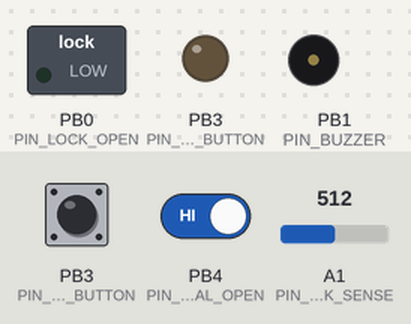
The sketch below on a simulated ATtiny85, built with avr-gcc and run on an emulated ATtiny85. Shown: switched loads named in the sketch (green lamp = pin HIGH), output pins drawn as LEDs (lit = HIGH), buzzer (waves = sounding). Inputs (shaded band) come from the test bench; at power-on: PB3 (PIN_LED_PGM_BUTTON) LOW, PB4 (PIN_MANUAL_OPEN) HIGH, A1 (PIN_ANALOG_KNOCK_SENSE) = 512. EEPROM starts erased.

Above: at 1.7 s.
1.8 s: PB3 (PIN_LED_PGM_BUTTON) pulled HIGH for 0.15 s
At 2.94 s:
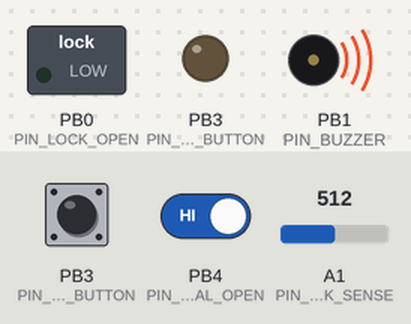
4.5 s: PB3 (PIN_LED_PGM_BUTTON) pulled HIGH for 3.2 s
Timing chart, 0 to 5.5 s (numbered marks = the images above; inputs shaded):
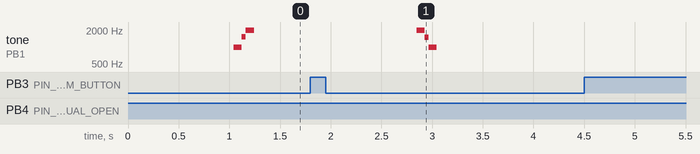

The sketch:

SECRET_KNOCK.ino
```cpp
#include <EEPROM.h>


#define PIN_MANUAL_OPEN 4             //PIN 3 on ATTINY85
#define PIN_LED_PGM_BUTTON  3        //PIN 2 on ATTINY85    BUTTON AND SWITCH ON SAME IO/ DRIVE LWO TO LIT LED, AND INPUT PULLUP TO SEE IF BTN IS PRESSED
#define PIN_ANALOG_KNOCK_SENSE  A1  //PIN 7 on ATTINY85
#define PIN_BUZZER    1             // PB1 //PIN 6 on ATTINY85
#define PIN_LOCK_OPEN 0             ////PIN 5 on ATTINY85

#define ATTEMPTS_BEFORE_LOCKOUT 10
#define LOCKOUT_DURATION 60
#define PROGRAM_BUTTON_DEBOUNCE 1000 ///DEBOUNCE PROGRAMING BUTTON
#define MANUAL_OPEN_DEBOUNCE 100   //FILTER NOISE ON MANUAL OPENER PIN
#define EEPROM_CHECKSUM 123        //CHECKSUM TO NOW IF EEPROM DATA IS VALID

#define THRESHOLD 3                // Minimum signal from the piezo to register as a knock. Higher = less sensitive. Typical values 1 - 10
#define REJECT_VALUE  25          // If an individual knock is off by this percentage of a knock we don't unlock. Typical values 10-30
#define AVG_REJECT_VALUE 15       // If the average timing of all the knocks is off by this percent we don't unlock. Typical values 5-20
#define KNOCK_FADE_TIME  150      // Milliseconds we allow a knock to fade before we listen for another one. (Debounce timer.)
#define OPEN_HOLD_TIME 100        // Milliseconds that we operate the lock solenoid latch before releasing it.
#define MAXIMUM_KNOCKS  20        // Maximum number of knocks to listen for.
#define KNOCK_COMPLEATE  1200     // Longest time to wait for a knock before we assume that it's finished. (milliseconds)


////TONES
#define CHIRP_1KHZ 500  ///TO GENERATE 1KHZ TONE USING CHIRP FUNCTION
#define CHIRP_2KHZ 250  ///TO GENERATE 2KHZ TONE USING CHIRP FUNCTION
#define CHIRP_4KHZ 125  ///TO GENERATE 4KHZ TONE USING CHIRP FUNCTION

bool ledStatus = false; ////IF LED SHOULD BE ON OR OFF FOR MULTIPLEXING BUTTON AND LED ON THE SAME PIN
bool actuated = false;  ////if door lock is currently actuated

uint8_t wrongAttempts = 0; //LOGIN ATTEMPTS FOR LOCKOUT

byte secretCode[MAXIMUM_KNOCKS] = {50, 25, 25, 50, 100, 50, 0, 0, 0, 0, 0, 0, 0, 0, 0, 0, 0, 0, 0, 0};  // Initial setup: "Shave and a Hair Cut, two bits."
int knockReadings[MAXIMUM_KNOCKS];    // When someone knocks this array fills with the delays between knocks.
int knockSensorValue = 0;            // Last reading of the knock sensor.
boolean programModeActive = false;   // True if we're trying to program a new knock.
unsigned long previousMillisManualOpen = 0;     //for debouncind manual  open input
unsigned long previousMillisProgramButton = 0;     //for debouncind programing button input
unsigned long prewMillisSeconds = 0; //for counting seconds for lockout
uint16_t lockoutSecs = 0; ///seconds remaining in lockout 0-non locked

void setup() {
  ///SETUP IO
  pinMode(PIN_MANUAL_OPEN, INPUT_PULLUP); ///ACTIVE LOW SIGNAL FOR MANUALLY OPEN THE DOOR
  pinMode(PIN_BUZZER, OUTPUT);            ///BUZZER PWM PIN
  pinMode(PIN_LED_PGM_BUTTON, INPUT);////BUTTON AND SWITCH ON SAME IO/ DRIVE LWO TO LIT LED, AND INPUT PULLUP TO SEE IF BTN IS PRESSED
  pinMode(PIN_LOCK_OPEN, OUTPUT);           ////ACTIVE HIGH TO ACTUATE THE DOOR LOCK
  digitalWrite(PIN_BUZZER, LOW);  ///BUZZER OFF
  digitalWrite(PIN_LOCK_OPEN, LOW);  ///LOCK OFF
  loadFromEeprom();   // Load the secret knock (if any) from EEPROM.
  delay(500);          // This delay is here because the solenoid lock returning to place can otherwise trigger and inadvertent knock.
}
void loop() {
  importtantToLoop(); ////CHECKING PROGRAMMING BUTTON AND DOOR OPENING BUTTON REGARDLES OF THE KNOCKING

  // Listen for any knock at all.
  knockSensorValue = analogRead(PIN_ANALOG_KNOCK_SENSE);

  if (knockSensorValue >= THRESHOLD && (lockoutSecs == 0 || programModeActive)) {
    LedWrite(!programModeActive);//BLINK THE LED
    knockDelay();
    LedWrite(programModeActive);//UNBLINK THE LED
    listenToSecretKnock();           // We have our first knock. Go and see what other knocks are in store...
  }


}

// Records the timing of knocks.
void listenToSecretKnock() {
  // First reset the listening array.
  for (int i = 0; i < MAXIMUM_KNOCKS; i++) {
    knockReadings[i] = 0;
  }

  int currentKnockNumber = 0;               // Position counter for the array.
  int startTime = millis();                 // Reference for when this knock started.
  int now = millis();

  do {                                      // Listen for the next knock or wait for it to timeout.
    knockSensorValue = analogRead(PIN_ANALOG_KNOCK_SENSE);
    if (knockSensorValue >= THRESHOLD) {                  // Here's another knock. Save the time between knocks.
      now = millis();
      knockReadings[currentKnockNumber] = now - startTime;
      currentKnockNumber ++;
      startTime = now;

      LedWrite(!programModeActive);//BLINK THE LED
      knockDelay();
      LedWrite(programModeActive);//UNBLINK THE LED
    }

    now = millis();

    // Stop listening if there are too many knocks or there is too much time between knocks.
  } while ((now - startTime < KNOCK_COMPLEATE) && (currentKnockNumber < MAXIMUM_KNOCKS));

  //we've got our knock recorded, lets see if it's valid
  if (!programModeActive) {          // Only do this if we're not recording a new knock.
    if (validateKnock()) {
      doorUnlock(OPEN_HOLD_TIME);
    } else {
      // knock is invalid. Blink the LED as a warning to others.
      if (wrongAttempts >= ATTEMPTS_BEFORE_LOCKOUT)
      {
        lockoutSecs = LOCKOUT_DURATION;
        for (int i = 0; i < 3; i++) {
          blinkError();
          chirp(10, CHIRP_4KHZ);
          nonBlockDelayMS(50);
        }
      }
      else
      {
        blinkError();
        wrongAttempts++;
      }


    }
  } else { // If we're in programming mode we still validate the lock because it makes some numbers we need, we just don't do anything with the return.
    validateKnock();
  }
}
void blinkError() {
  for (int i = 0; i < 4; i++) {
    LedWrite(true);
    nonBlockDelayMS(50);
    LedWrite(false);
    nonBlockDelayMS(50);
  }
}

// Unlocks the door.
void doorUnlock(int delayTime) {
  lockoutSecs = 0; ///manually reset counter for loking down
  wrongAttempts = 0; //reset wrong login attempts
  LedWrite(true);
  digitalWrite(PIN_LOCK_OPEN, HIGH);  ///LOCK OFF
  delay(delayTime);
  digitalWrite(PIN_LOCK_OPEN, LOW);  ///LOCK OFF
  chirp(100, CHIRP_2KHZ);
  nonBlockDelayMS(1500);   // This delay is here because releasing the latch can cause a vibration that will be sensed as a knock.
  LedWrite(false);
}

// Checks to see if our knock matches the secret.
// Returns true if it's a good knock, false if it's not.
boolean validateKnock() {
  int i = 0;

  int currentKnockCount = 0;
  int secretKnockCount = 0;
  int maxKnockInterval = 0;               // We use this later to normalize the times.

  for (i = 0; i < MAXIMUM_KNOCKS; i++) {
    if (knockReadings[i] > 0) {
      currentKnockCount++;
    }
    if (secretCode[i] > 0) {
      secretKnockCount++;
    }

    if (knockReadings[i] > maxKnockInterval) {  // Collect normalization data while we're looping.
      maxKnockInterval = knockReadings[i];
    }
  }

  // If we're recording a new knock, save the info and get out of here.
  if (programModeActive == true) {
    for (i = 0; i < MAXIMUM_KNOCKS; i++) { // Normalize the time between knocks. (the longest time = 100)
      secretCode[i] = map(knockReadings[i], 0, maxKnockInterval, 0, 100);
    }
    saveSecretKnock();                // save the result to EEPROM
    programModeActive = false;
    playbackKnock(maxKnockInterval);
    return false;
  }

  if (currentKnockCount != secretKnockCount) { // Easiest check first. If the number of knocks is wrong, don't unlock.
    return false;
  }

  /*  Now we compare the relative intervals of our knocks, not the absolute time between them.
      (ie: if you do the same pattern slow or fast it should still open the door.)
      This makes it less picky, which while making it less secure can also make it
      less of a pain to use if you're tempo is a little slow or fast.
  */
  int totaltimeDifferences = 0;
  int timeDiff = 0;
  for (i = 0; i < MAXIMUM_KNOCKS; i++) { // Normalize the times
    knockReadings[i] = map(knockReadings[i], 0, maxKnockInterval, 0, 100);
    timeDiff = abs(knockReadings[i] - secretCode[i]);
    if (timeDiff > REJECT_VALUE) {       // Individual value too far out of whack. No access for this knock!
      return false;
    }
    totaltimeDifferences += timeDiff;
  }
  // It can also fail if the whole thing is too inaccurate.
  if (totaltimeDifferences / secretKnockCount > AVG_REJECT_VALUE) {
    return false;
  }

  return true;
}


// reads the secret knock from EEPROM. (if any.)
void loadFromEeprom() {
  byte reading;
  reading = EEPROM.read(0);
  if (reading == EEPROM_CHECKSUM) {   // only read EEPROM if the signature byte is correct.
    for (int i = 0; i < MAXIMUM_KNOCKS ; i++) {
      secretCode[i] =  EEPROM.read(i + 1);
    }
  }
}


//saves a new pattern too eeprom
void saveSecretKnock() {
  EEPROM.write(0, 0);  // clear out the signature. That way we know if we didn't finish the write successfully.
  for (int i = 0; i < MAXIMUM_KNOCKS; i++) {
    EEPROM.write(i + 1, secretCode[i]);
  }
  EEPROM.write(0, EEPROM_CHECKSUM);  // all good. Write the signature so we'll know it's all good.
}

// Plays back the pattern of the knock in blinks and beeps
void playbackKnock(int maxKnockInterval) {
  LedWrite(false);
  delay(1000);
  LedWrite(true);
  chirp(50, CHIRP_2KHZ);
  for (int i = 0; i < MAXIMUM_KNOCKS ; i++) {
    LedWrite(false);
    // only turn it on if there's a delay
    if (secretCode[i] > 0) {
      delay(map(secretCode[i], 0, 100, 0, maxKnockInterval)); // Expand the time back out to what it was. Roughly.
      LedWrite(true);
      chirp(50, CHIRP_2KHZ);
    }
  }
  LedWrite(false);
}

// Deals with the knock delay thingy.
void knockDelay() {
  int itterations = (KNOCK_FADE_TIME / 20);      // Wait for the peak to dissipate before listening to next one.
  for (int i = 0; i < itterations; i++) {
    nonBlockDelayMS(10);
    analogRead(PIN_ANALOG_KNOCK_SENSE);                  // This is done in an attempt to defuse the analog sensor's capacitor that will give false readings on high impedance sensors.
    nonBlockDelayMS(10);
  }
}

// Plays a non-musical tone on the piezo.
// playTime = milliseconds to play the tone
// delayTime = time in microseconds between ticks. (smaller=higher pitch tone.)
void chirp(int playTime, int delayTime) {///FUNCTION TO MAKE BUZZES
  long loopTime = (playTime * 1000L) / (delayTime);
  for (int i = 0; i < loopTime; i++) {
    PORTB ^= (1 << PB1); //TOGGLE BUZZER
    delayMicroseconds(delayTime);
  }
  PORTB &= ~(1 << PB1);//BUZZER PIN OFF JUST IN CASE
}

void LedWrite(bool input)
{
  if (input)
  {
    digitalWrite(PIN_LED_PGM_BUTTON, LOW);
    pinMode(PIN_LED_PGM_BUTTON, OUTPUT);
    digitalWrite(PIN_LED_PGM_BUTTON, LOW);
  }
  else
  {
    pinMode(PIN_LED_PGM_BUTTON, INPUT);
  }
  ledStatus = input;
}
bool readPGMButton()
{
  pinMode(PIN_LED_PGM_BUTTON, INPUT);
  //delayMicroseconds(10);
  bool retVal = digitalRead(PIN_LED_PGM_BUTTON);
  LedWrite(ledStatus);
  return retVal;
}

void nonBlockDelayMS(unsigned long ms)
{
  unsigned long millisendenter = millis();
  while ( millis() - millisendenter < ms)
    importtantToLoop();
}


void importtantToLoop()
{
  unsigned long currentMillis = millis();
  if (!digitalRead(PIN_MANUAL_OPEN))//////ACTIVE LOW SIGNAL
  {
    if ((!actuated) && (currentMillis - previousMillisManualOpen >= MANUAL_OPEN_DEBOUNCE))
    {
      actuated = true;
      doorUnlock(OPEN_HOLD_TIME);
    }
  }
  else
  {
    previousMillisManualOpen = currentMillis;
    actuated = false;
  }

  if (!readPGMButton())//////ACTIVE LOW SIGNAL
  {
    if (currentMillis - previousMillisProgramButton >= PROGRAM_BUTTON_DEBOUNCE)
    {
      lockoutSecs = 0; ///manually reset counter for loking down
      wrongAttempts = 0; //reset wrong login attempts
      if (!programModeActive) {    // If we're not in programming mode, turn it on.
        programModeActive = true;          // Remember we're in programming mode.
        LedWrite(true);//LED ON       // Turn on the red light too so the user knows we're programming.
        chirp(100, CHIRP_1KHZ);                  // And play a tone in case the user can't see the LED.
        chirp(100, CHIRP_2KHZ);
      } else {                             // If we are in programing mode, turn it off.
        programModeActive = false;
        LedWrite(false);//LED OFF
        chirp(100, CHIRP_2KHZ);                  // Turn off the programming LED and play a sad note.
        chirp(100, CHIRP_1KHZ);
        delay(500);
      }
      while (!readPGMButton()) {
        delay(10);                         // Hang around until the button is released.
      }
      delay(1000);//chep debounce
    }
  }
  else
  {
    previousMillisProgramButton = currentMillis;
  }

  if ((lockoutSecs > 0) && ((currentMillis - prewMillisSeconds) >= 1000))
  {
    prewMillisSeconds = millis();
    lockoutSecs--;

    if (lockoutSecs == 0)
      wrongAttempts = ATTEMPTS_BEFORE_LOCKOUT - 3;
  }

}
```
